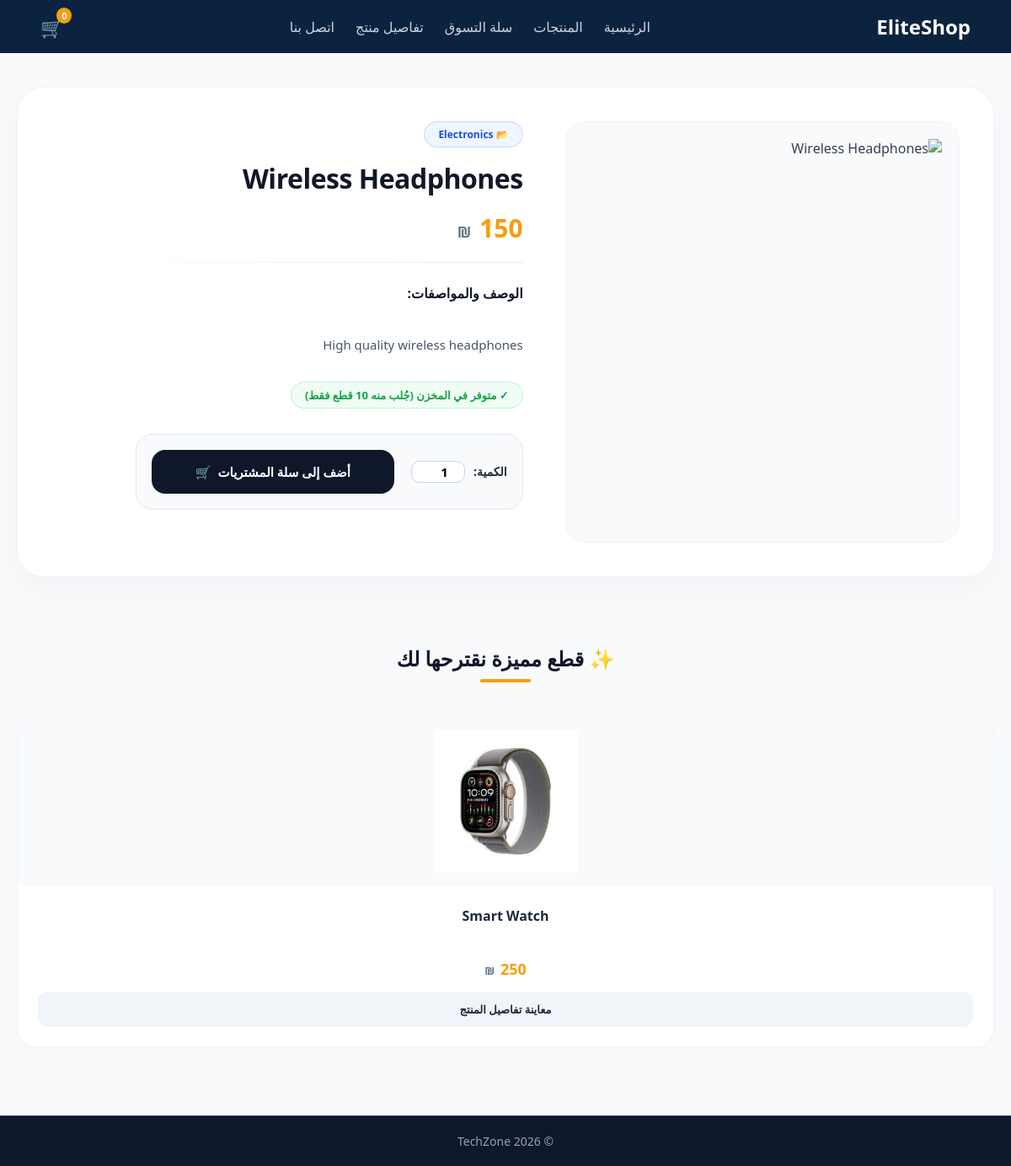
Page /pages/product-detail.php?id=1 on the committed database.
### tables this page shows
CREATE TABLE `products` (
  `product_id` int NOT NULL,
  `name` varchar(150) NOT NULL,
  `description` text,
  `price` decimal(10,2) NOT NULL,
  `stock_quantity` int DEFAULT '0',
  `image_url` varchar(255) DEFAULT NULL,
  `category_id` int DEFAULT NULL,
  `created_at` timestamp NULL DEFAULT CURRENT_TIMESTAMP
);

CREATE TABLE `categories` (
  `category_id` int NOT NULL,
  `name` varchar(50) NOT NULL,
  `description` text
);

### pages/product-detail.php (the view, shortened to what this page needs)
<?php
require_once __DIR__ . '/../includes/db.php';
$id = (int)($_GET['id'] ?? 0);
$stmt = $conn->prepare(
    "SELECT p.*, c.name AS category_name
     FROM products p
     LEFT JOIN categories c ON p.category_id = c.category_id
     WHERE p.product_id = ?"
);
$stmt->bind_param('i', $id);
$stmt->execute();
$p = $stmt->get_result()->fetch_assoc();
$relStmt = $conn->prepare(
    "SELECT * FROM products
     WHERE category_id = ? AND product_id != ?
     LIMIT 3"
);
$relStmt->bind_param('ii', $p['category_id'], $id);
$relStmt->execute();
$related = $relStmt->get_result();
require_once '../includes/header.php';
require_once '../includes/navbar.php';
?>
<main class="main-container" style="max-width: 1200px; margin: 0 auto; padding: 40px 20px; font-family: system-ui, -apple-system, sans-serif; direction: rtl; min-height: 80vh;">
    <div class="premium-detail-container">
        <div class="premium-image-box">
            <img src="/php-ecommerce-project/<?= htmlspecialchars($p['image_url'] ?? 'assets/images/products/placeholder.jpg') ?>"
                 alt="<?= htmlspecialchars($p['name']) ?>"
                 onerror="this.src='/php-ecommerce-project/assets/images/products/placeholder.jpg'">
        </div>
        <div class="detail-info" style="flex: 1.2; min-width: 320px; display: flex; flex-direction: column; align-items: flex-start; text-align: right;">
            <span class="category-tag" style="background-color: #eff6ff; color: #1d4ed8; padding: 6px 16px; border-radius: 30px; font-size: 12px; font-weight: 700; margin-bottom: 15px; border: 1px solid #bfdbfe;">
                📂 <?= htmlspecialchars($p['category_name'] ?? 'عام') ?>
            </span>
            <h1 style="font-size: 32px; color: #0f172a; margin: 0 0 15px 0; font-weight: 800; line-height: 1.4; letter-spacing: -0.5px;"><?= htmlspecialchars($p['name']) ?></h1>
            <div style="display: flex; align-items: center; gap: 15px; margin-bottom: 20px;">
                <p class="detail-price" style="color: #f59e0b; font-size: 30px; font-weight: 800; margin: 0; direction: rtl;">
                    <?= number_format($p['price'], 0) ?> <span style="font-size: 18px; font-weight: 600; color: #64748b; margin-right: 2px;">₪</span>
                </p>
            </div>
            <div style="width: 100%; height: 1px; background: linear-gradient(to left, #e2e8f0, transparent); margin-bottom: 25px;"></div>
            <h3 style="font-size: 16px; color: #0f172a; margin-bottom: 10px; font-weight: 700;">الوصف والمواصفات:</h3>
            <p class="detail-desc" style="font-size: 15px; color: #475569; line-height: 1.8; margin: 0 0 30px 0; white-space: pre-line; text-align: justify;">
                <?= nl2br(htmlspecialchars($p['description'])) ?>
            </p>
            <div style="margin-bottom: 30px;">
                <?php if ($p['stock_quantity'] > 0): ?>
                    <span style="background-color: #f0fdf4; color: #16a34a; padding: 6px 16px; border-radius: 30px; font-size: 13px; font-weight: 700; display: inline-block; border: 1px solid #bbf7d0;">
                        ✓ متوفر في المخزن (جُلب منه <?= $p['stock_quantity'] ?> قطع فقط)
                    </span>
                <?php else: ?>
                    <span style="background-color: #fef2f2; color: #dc2626; padding: 6px 16px; border-radius: 30px; font-size: 13px; font-weight: 700; display: inline-block; border: 1px solid #fecaca;">
                        ✕ غير متوفر في المخزن حالياً
                    </span>
                <?php endif; ?>
            </div>
            <?php if ($p['stock_quantity'] > 0): ?>
            <form action="/php-ecommerce-project/api/add-to-cart.php" method="POST" class="add-form" style="display: flex; align-items: center; gap: 20px; width: 100%; max-width: 460px; background-color: #f8fafc; padding: 18px; border-radius: 20px; border: 1px solid #e2e8f0;">
                <div style="display: flex; align-items: center; gap: 10px;">
                    <label for="qty" style="font-size: 14px; color: #1e293b; font-weight: 700; white-space: nowrap;">الكمية:</label>
                    <div style="display: flex; align-items: center; background: #ffffff; border: 1px solid #cbd5e1; border-radius: 10px; padding: 2px 6px;">
                        <input type="number" id="qty" name="quantity" value="1" min="1" max="<?= $p['stock_quantity'] ?>" class="qty-input" style="width: 50px; border: none; text-align: center; font-size: 15px; font-weight: 700; outline: none; background: transparent;">
                    </div>
                </div>
                <button type="submit" class="btn-add-to-cart">
                    <span>أضف إلى سلة المشتريات</span>
                    <span>🛒</span>
                </button>
            </form>
            <?php endif; ?>
        </div>
    </div>
    <?php if ($related->num_rows > 0): ?>
    <section class="related-section" style="margin-top: 80px;">
        <div style="text-align: center; margin-bottom: 40px;">
            <h2 style="font-size: 24px; color: #0f172a; font-weight: 800; margin-bottom: 8px;">✨ قطع مميزة نقترحها لك</h2>
            <div style="width: 60px; height: 4px; background-color: #f59e0b; margin: 0 auto; border-radius: 2px;"></div>
        </div>
        <div class="products-grid" style="display: grid; grid-template-columns: repeat(auto-fit, minmax(280px, 1fr)); gap: 30px; justify-content: center;">
            <?php while ($r = $related->fetch_assoc()): ?>
            <div class="related-card">
                <div class="related-img-wrapper">
                    <img src="/php-ecommerce-project/<?= htmlspecialchars($r['image_url'] ?? 'assets/images/products/placeholder.jpg') ?>"
                         alt="<?= htmlspecialchars($r['name']) ?>"
                         onerror="this.src='/php-ecommerce-project/assets/images/products/placeholder.jpg'">
                </div>
                <div class="card-body" style="padding: 24px; flex-grow: 1; display: flex; flex-direction: column; justify-content: space-between; align-items: center; gap: 15px;">
                    <h3 style="font-size: 16px; color: #1e293b; margin: 0; font-weight: 700; line-height: 1.5; height: 48px; overflow: hidden; display: -webkit-box; -webkit-line-clamp: 2; -webkit-box-orient: vertical; text-align: center;"><?= htmlspecialchars($r['name']) ?></h3>
                    <p class="price" style="color: #f59e0b; font-size: 18px; font-weight: 800; margin: 0; direction: rtl;">
                        <?= number_format($r['price'], 0) ?> <span style="font-size: 13px; font-weight: 600; color: #64748b; margin-right: 2px;">₪</span>
                    </p>
                    <a href="product-detail.php?id=<?= $r['product_id'] ?>" style="width: 100%; text-align: center; background-color: #f1f5f9; color: #1e293b; text-decoration: none; padding: 12px 20px; border-radius: 12px; font-size: 13px; font-weight: 700; transition: all 0.2s;" onmouseover="this.style.backgroundColor='#0f172a'; this.style.color='#ffffff';" onmouseout="this.style.backgroundColor='#f1f5f9'; this.style.color='#1e293b';">معاينة تفاصيل المنتج</a>
                </div>
            </div>
            <?php endwhile; ?>
        </div>
    </section>
    <?php endif; ?>
</main>
<?php require_once '../includes/footer.php'; ?>

### assets/css/style.css (style rules this page uses)
:root { --primary-color: #0f172a; --accent-color: #f59e0b; --text-color: #334155; --light-bg: #f8fafc; --white: #ffffff; }
* { margin: 0; padding: 0; box-sizing: border-box; font-family: 'Segoe UI', Tahoma, Geneva, Verdana, sans-serif; }
body { background-color: var(--light-bg); color: var(--text-color); direction: rtl; text-align: right; position: relative; min-height: 100vh; margin: 0; }

### pages/product-detail.php (style rules this page uses)
.premium-detail-container { display: flex; flex-wrap: wrap; gap: 50px; background: #ffffff; padding: 40px; border-radius: 32px; box-shadow: 0 15px 40px rgba(15, 23, 42, 0.03); border: 1px solid #f1f5f9; align-items: flex-start; margin-bottom: 60px; }
.premium-image-box { flex: 1; min-width: 320px; max-width: 550px; height: 500px; border-radius: 24px; overflow: hidden; background-color: #f8fafc; border: 1px solid #f1f5f9; display: flex; align-items: center; justify-content: center; position: relative; }
.premium-image-box img { width: 100%; height: 100%; object-fit: contain; padding: 20px; transition: transform 0.5s ease; }
.btn-add-to-cart { flex: 1; background-color: #0f172a; color: white; border: none; padding: 16px 25px; border-radius: 16px; font-weight: 600; cursor: pointer; font-size: 15px; display: flex; justify-content: center; align-items: center; gap: 8px; transition: all 0.3s ease; }
.related-card { background: #ffffff; border-radius: 24px; box-shadow: 0 4px 15px rgba(0,0,0,0.01); overflow: hidden; display: flex; flex-direction: column; text-align: center; border: 1px solid #f1f5f9; transition: all 0.4s cubic-bezier(0.4, 0, 0.2, 1); }
.related-img-wrapper { width: 100%; height: 200px; overflow: hidden; background-color: #f8fafc; }
.related-img-wrapper img { width: 100%; height: 100%; object-fit: contain; padding: 15px; transition: transform 0.4s; }

### rows in the picture
products: category.name "Electronics", name "Wireless Headphones", description "High quality wireless headphones", stock_quantity "10"
products: image_url (picture), name "Smart Watch"

### other values in the picture
$cartCount "0"
